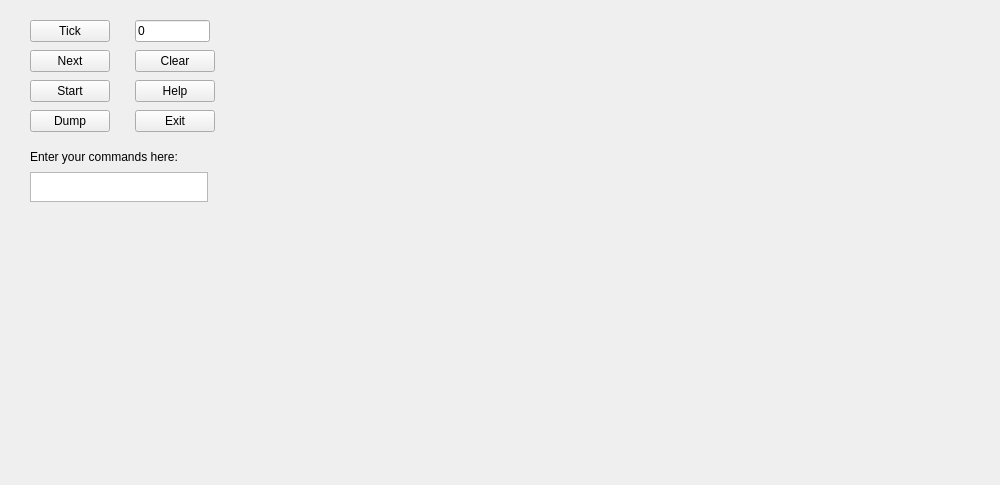
<?xml version="1.0" encoding="UTF-8"?>
<ui version="4.0">
 <class>GameWindow</class>
 <widget class="QMainWindow" name="GameWindow">
  <property name="geometry">
   <rect>
    <x>0</x>
    <y>0</y>
    <width>1000</width>
    <height>485</height>
   </rect>
  </property>
  <property name="sizePolicy">
   <sizepolicy hsizetype="Fixed" vsizetype="Fixed">
    <horstretch>0</horstretch>
    <verstretch>0</verstretch>
   </sizepolicy>
  </property>
  <property name="minimumSize">
   <size>
    <width>240</width>
    <height>240</height>
   </size>
  </property>
  <property name="windowTitle">
   <string>GameWindow</string>
  </property>
  <property name="animated">
   <bool>false</bool>
  </property>
  <widget class="QWidget" name="centralwidget">
   <property name="enabled">
    <bool>true</bool>
   </property>
   <property name="sizePolicy">
    <sizepolicy hsizetype="Fixed" vsizetype="Fixed">
     <horstretch>0</horstretch>
     <verstretch>0</verstretch>
    </sizepolicy>
   </property>
   <widget class="QWidget" name="horizontalLayoutWidget">
    <property name="geometry">
     <rect>
      <x>0</x>
      <y>0</y>
      <width>851</width>
      <height>395</height>
     </rect>
    </property>
    <layout class="QHBoxLayout" name="mainLayout" stretch="12,0">
     <property name="spacing">
      <number>0</number>
     </property>
     <property name="sizeConstraint">
      <enum>QLayout::SetFixedSize</enum>
     </property>
     <property name="rightMargin">
      <number>30</number>
     </property>
     <item>
      <layout class="QVBoxLayout" name="verticalLayout">
       <property name="spacing">
        <number>0</number>
       </property>
       <property name="sizeConstraint">
        <enum>QLayout::SetDefaultConstraint</enum>
       </property>
       <property name="leftMargin">
        <number>0</number>
       </property>
       <property name="topMargin">
        <number>0</number>
       </property>
       <property name="rightMargin">
        <number>0</number>
       </property>
       <property name="bottomMargin">
        <number>0</number>
       </property>
       <item>
        <layout class="QGridLayout" name="gridLayout">
         <property name="sizeConstraint">
          <enum>QLayout::SetMaximumSize</enum>
         </property>
         <property name="leftMargin">
          <number>15</number>
         </property>
         <property name="topMargin">
          <number>15</number>
         </property>
         <property name="rightMargin">
          <number>15</number>
         </property>
         <property name="bottomMargin">
          <number>15</number>
         </property>
         <property name="spacing">
          <number>0</number>
         </property>
        </layout>
       </item>
       <item>
        <spacer name="verticalSpacer">
         <property name="orientation">
          <enum>Qt::Vertical</enum>
         </property>
         <property name="sizeHint" stdset="0">
          <size>
           <width>20</width>
           <height>0</height>
          </size>
         </property>
        </spacer>
       </item>
      </layout>
     </item>
     <item>
      <layout class="QVBoxLayout" name="verticalLayout_2">
       <property name="spacing">
        <number>8</number>
       </property>
       <property name="leftMargin">
        <number>0</number>
       </property>
       <item>
        <spacer name="verticalSpacer_2">
         <property name="orientation">
          <enum>Qt::Vertical</enum>
         </property>
         <property name="sizeHint" stdset="0">
          <size>
           <width>20</width>
           <height>20</height>
          </size>
         </property>
        </spacer>
       </item>
       <item>
        <layout class="QFormLayout" name="formLayout_3">
         <property name="sizeConstraint">
          <enum>QLayout::SetFixedSize</enum>
         </property>
         <property name="fieldGrowthPolicy">
          <enum>QFormLayout::FieldsStayAtSizeHint</enum>
         </property>
         <property name="horizontalSpacing">
          <number>25</number>
         </property>
         <item row="0" column="0">
          <widget class="QPushButton" name="tickButton">
           <property name="sizePolicy">
            <sizepolicy hsizetype="Maximum" vsizetype="Fixed">
             <horstretch>0</horstretch>
             <verstretch>0</verstretch>
            </sizepolicy>
           </property>
           <property name="maximumSize">
            <size>
             <width>16666666</width>
             <height>16777215</height>
            </size>
           </property>
           <property name="text">
            <string>Tick</string>
           </property>
          </widget>
         </item>
         <item row="0" column="1">
          <widget class="QLineEdit" name="tickLine">
           <property name="sizePolicy">
            <sizepolicy hsizetype="Maximum" vsizetype="Fixed">
             <horstretch>0</horstretch>
             <verstretch>0</verstretch>
            </sizepolicy>
           </property>
           <property name="maximumSize">
            <size>
             <width>75</width>
             <height>16777215</height>
            </size>
           </property>
           <property name="text">
            <string>0</string>
           </property>
          </widget>
         </item>
         <item row="1" column="0">
          <widget class="QPushButton" name="nextButton">
           <property name="sizePolicy">
            <sizepolicy hsizetype="Minimum" vsizetype="Fixed">
             <horstretch>0</horstretch>
             <verstretch>0</verstretch>
            </sizepolicy>
           </property>
           <property name="text">
            <string>Next</string>
           </property>
          </widget>
         </item>
         <item row="1" column="1">
          <widget class="QPushButton" name="clearButton">
           <property name="text">
            <string>Clear</string>
           </property>
          </widget>
         </item>
         <item row="2" column="0">
          <widget class="QPushButton" name="autoButton">
           <property name="sizePolicy">
            <sizepolicy hsizetype="Minimum" vsizetype="Fixed">
             <horstretch>0</horstretch>
             <verstretch>0</verstretch>
            </sizepolicy>
           </property>
           <property name="text">
            <string>Start</string>
           </property>
          </widget>
         </item>
         <item row="2" column="1">
          <widget class="QPushButton" name="helpButton">
           <property name="text">
            <string>Help</string>
           </property>
          </widget>
         </item>
         <item row="3" column="0">
          <widget class="QPushButton" name="dumpButton">
           <property name="text">
            <string>Dump</string>
           </property>
          </widget>
         </item>
         <item row="3" column="1">
          <widget class="QPushButton" name="exitButton">
           <property name="text">
            <string>Exit</string>
           </property>
          </widget>
         </item>
        </layout>
       </item>
       <item>
        <spacer name="verticalSpacer_4">
         <property name="orientation">
          <enum>Qt::Vertical</enum>
         </property>
         <property name="sizeHint" stdset="0">
          <size>
           <width>20</width>
           <height>10</height>
          </size>
         </property>
        </spacer>
       </item>
       <item>
        <widget class="QLabel" name="label">
         <property name="text">
          <string>Enter your commands here:</string>
         </property>
        </widget>
       </item>
       <item>
        <widget class="QTextEdit" name="textEdit">
         <property name="sizePolicy">
          <sizepolicy hsizetype="Maximum" vsizetype="Expanding">
           <horstretch>0</horstretch>
           <verstretch>0</verstretch>
          </sizepolicy>
         </property>
         <property name="maximumSize">
          <size>
           <width>178</width>
           <height>30</height>
          </size>
         </property>
        </widget>
       </item>
       <item>
        <spacer name="verticalSpacer_3">
         <property name="orientation">
          <enum>Qt::Vertical</enum>
         </property>
         <property name="sizeHint" stdset="0">
          <size>
           <width>20</width>
           <height>50</height>
          </size>
         </property>
        </spacer>
       </item>
      </layout>
     </item>
    </layout>
   </widget>
  </widget>
 </widget>
 <resources/>
 <connections/>
</ui>
